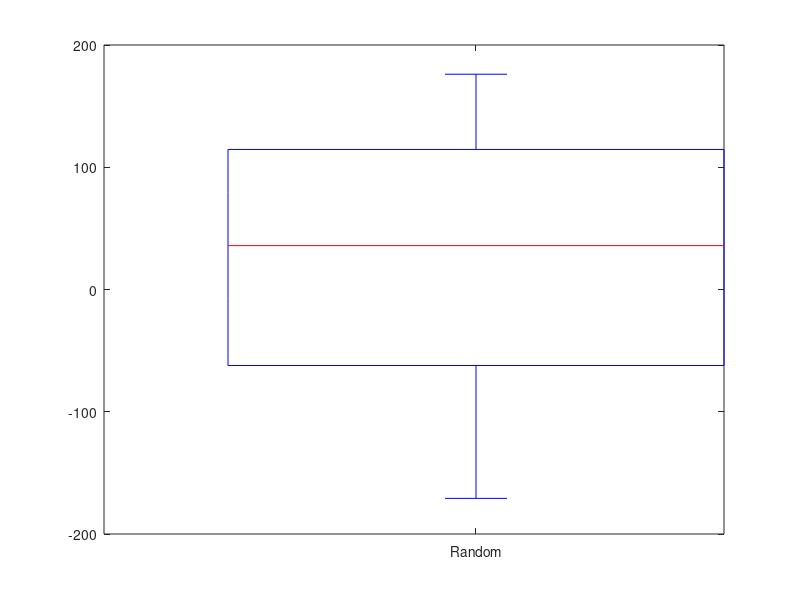

Recreate this plot in MATLAB.
function TrackAngularDisplacementPlotter()

cd('F:\MicroscopyData\20180123 FUCCI new polyclonal single cells mTeSR vs E8 plus stem beads\');
csvfiles = dir('**\*Green*.csv');
% figure;
% hold on
% xlim([0 25])
% ylim([0 7])
% xlabel('Time (Hours)')
% ylabel('Roofed Fluorescence Value')
i = 1;

shiftCell = NaN(41,length(csvfiles)+1);
shiftCell(:,length(csvfiles)+1) = (rand(41,1).*(360))-180;
for file = csvfiles'
    table = readtable(file.name);
    %scale time
    coordValues = table2array(table(:,{'X' 'Y'}));
    shiftCoords = diff(coordValues);
    
    angle = atan2(shiftCoords(:,2),shiftCoords(:,1));
    angle = angle.*(180/3.14159);
    angle(angle < 0) = angle(angle <0) + 360;
    shiftAngle = diff(angle);
    shiftAngle(shiftAngle > 180) = shiftAngle(shiftAngle > 180) - 360;
    shiftAngle(shiftAngle < -180) = shiftAngle(shiftAngle < -180) + 360;
    
    for j = 1:length(shiftAngle)
        shiftCell(j,i) = shiftAngle(j);
    end
    i = i+1;
end
boxplot(shiftCell,'Labels',{csvfiles.name,'Random'})
xtickangle(45);
end